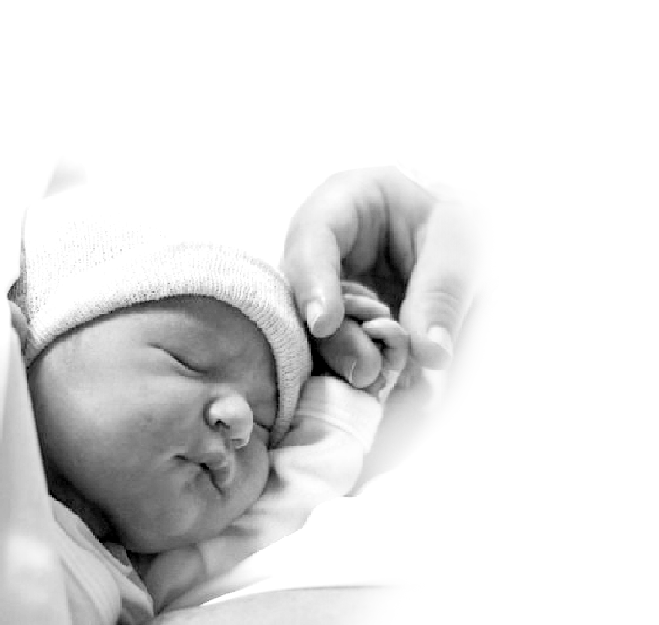
#> input picture works/portraits/tini/tini2.png, 659 x 625 px
$ python crossed-test.py   (older library calls are emulated)
#> lines starting #> are read from the running program, lines starting #| are printed output that depends on the picture
from blackstripes import crossed
from blackstripes import sketchy
from blackstripes import spiral
from PIL import Image


def levels_by_preview_name(name):
    return (100, 150, 200, 230)


def crop_by_preview_name(name):
    return name


# [195 lines left out: functions classic_small, sketchy_small, spiral_small, classic_large, sketchy_large, spiral_large and 4 more, not called in this run]


def classic_pen_a3_landscape(image_path, path, color):
    l1, l2, l3, l4 = levels_by_preview_name(image_path)
    selected_crop = crop_by_preview_name(image_path)

    im = Image.open(selected_crop)
    im = im.resize((1000, 572), Image.ANTIALIAS)
    im.save(selected_crop)

    crossed.draw(selected_crop,     # input
                 path,                   # output
                 2,                      # nibsize (line size in output svg)
                 color,                  # line color
                 0.34,                   # scaling factor
                 l1, l2, l3, l4,         # levels
                 2,                      # type
                 830, 550, 0.3            # signature transform
                 )


# [17 lines left out: function spiral_pen_a3_portrait, not called in this run]


def spiral_pen_a3_landscape(image_path, path, color):
    l1, l2, l3, l4 = levels_by_preview_name(image_path)
    selected_crop = crop_by_preview_name(image_path)

    im = Image.open(selected_crop)
    im = im.resize((1000, 572), Image.ANTIALIAS)
    im.save(selected_crop)

    spiral.draw(selected_crop,         # input
                path,                      # output
                2,                         # nibsize (line size in output svg)
                color,                     # line color
                0.34,                      # scaling factor
                l1, l2, l3, l4,            # levels
                2,                         # line spacing
                830, 550, 0.3               # signature transform
                )


def sketchy_pen_a3_portrait(image_path, path, color):

    im = Image.open(image_path)
    im = im.resize((668, 1000), Image.ANTIALIAS)
    im.save(image_path)

    sketchy.draw(image_path,            # input
                 path,                   # outputsketchy_pen_a3
                 2,                      # nibsize (line size in output svg)
                 100,                    # max line length
                 color,                  # line color
                 0.32,                   # scaling factor
                 # line size (internal line size for calculations)
                 1,
                 500, 975, 0.3           # signature transform
                 )


def sketchy_pen_a3_landscape(image_path, path, color):

    im = Image.open(image_path)
    im = im.resize((1000, 572), Image.ANTIALIAS)
    im.save(image_path)

    sketchy.draw(image_path,            # input
                 path,                   # outputsketchy_pen_a3
                 2,                      # nibsize (line size in output svg)
                 100,                    # max line length
                 color,                  # line color
                 0.34,                   # scaling factor
                 # line size (internal line size for calculations)
                 1,
                 830, 550, 0.3           # signature transform
                 )


def classic_pen_a3(image_path, path, color):
    l1, l2, l3, l4 = levels_by_preview_name(image_path)
    selected_crop = crop_by_preview_name(image_path)

    im = Image.open(selected_crop)
    im = im.resize((1000, 1000), Image.ANTIALIAS)
    im.save(selected_crop)

    crossed.draw(selected_crop,     # input
                 path,                   # output
                 3,                      # nibsize (line size in output svg)
                 color,                  # line color
                 0.21,                   # scaling factor
                 l1, l2, l3, l4,         # levels
                 1,                      # type
                 730, 970, 0.5          # signature transform
                 )


def spiral_pen_a3(image_path, path, color):
    l1, l2, l3, l4 = levels_by_preview_name(image_path)
    selected_crop = crop_by_preview_name(image_path)

    im = Image.open(selected_crop)
    im = im.resize((1000, 1000), Image.ANTIALIAS)
    im.save(selected_crop)

    spiral.draw(selected_crop,         # input
                path,                      # output
                3,                         # nibsize (line size in output svg)
                color,                     # line color
                0.21,                      # scaling factor
                l1, l2, l3, l4,            # levels
                2,                         # line spacing
                730, 970, 0.5               # signature transform
                )


def sketchy_pen_a3(image_path, path, color):

#> called with image_path = 'tini2.png', path = 'tini1.svg', color = '#ff0000'
    im = Image.open(image_path)
#> im is the input picture: PIL image 659x625 RGB; min 0, max 255, mean 224
    im = im.resize((1000, 1000), Image.ANTIALIAS)
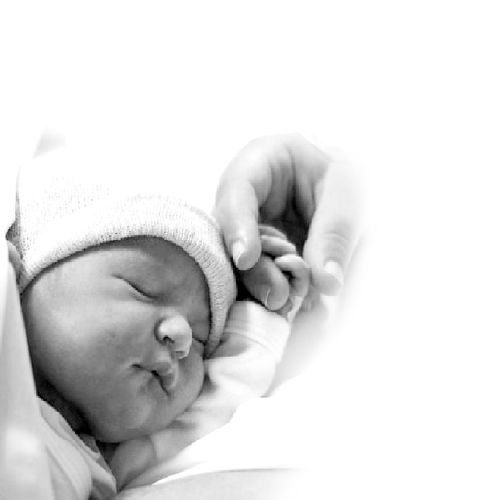
#> im: PIL image 1000x1000 RGB (shown at 1/2 size); min 0, max 255, mean 224
    im.save(image_path)

    sketchy.draw(image_path,            # input
                 path,                   # output
                 3,                      # nibsize (line size in output svg)
                 100,                    # max line length
                 color,                  # line color
                 0.21,                   # scaling factor
                 # line size (internal line size for calculations)
                 1,
                 730, 970, 0.5          # signature transform
                 )
#> (this line was passed over: blackstripes is not available in this run)


sketchy_pen_a3("tini2.png", "tini1.svg", "#ff0000")
spiral_pen_a3("tini2.png", "tini2.svg", "#ff0000")
classic_pen_a3("tini2.png", "tini3.svg", "#ff0000")

sketchy_pen_a3_landscape("tini2.png", "tini4.svg", "#ff0000")
#> in sketchy_pen_a3_landscape, `im = im.resize((1000, 572), Image.ANTIALIAS)`:
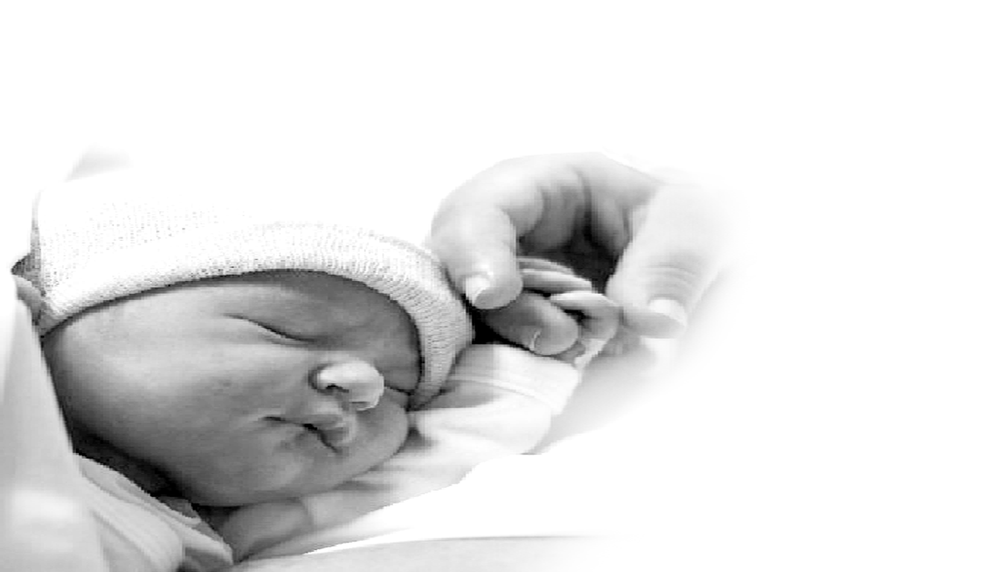
#> im: PIL image 1000x572 RGB; min 0, max 255, mean 224
spiral_pen_a3_landscape("tini2.png", "tini5.svg", "#ff0000")
classic_pen_a3_landscape("tini2.png", "tini6.svg", "#ff0000")

sketchy_pen_a3_portrait("tini2.png", "tini7.svg", "#ff0000")
#> in sketchy_pen_a3_portrait, `im = im.resize((668, 1000), Image.ANTIALIAS)`:
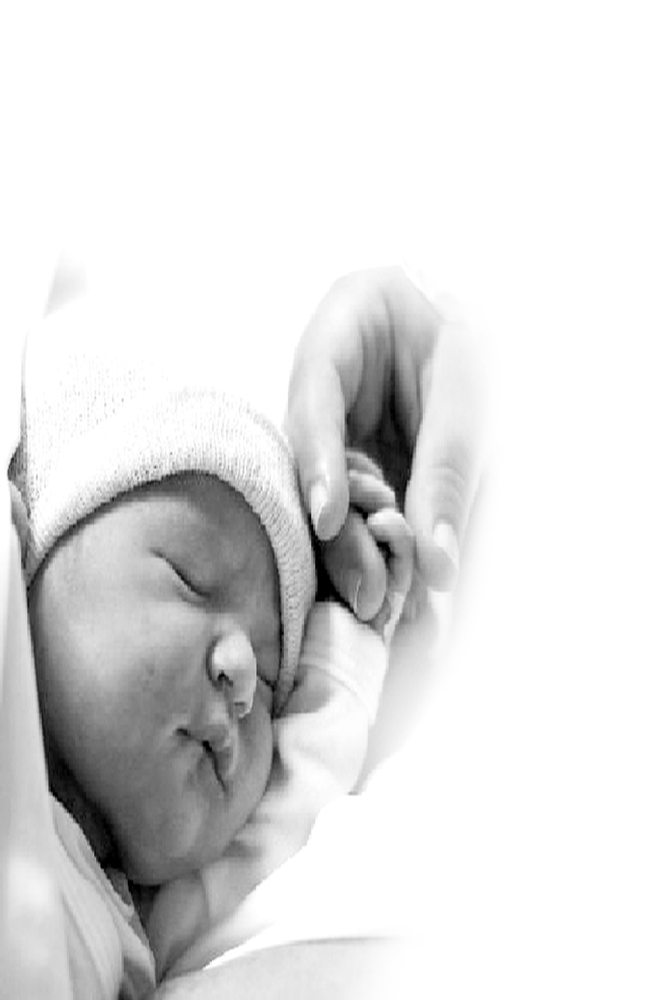
#> im: PIL image 668x1000 RGB; min 0, max 255, mean 224
#> (the run stopped early here; a loop or call above may not have finished)

$ run again, with works/portraits/tini/tini_spiral.svg.png copied over works/portraits/tini/tini2.png
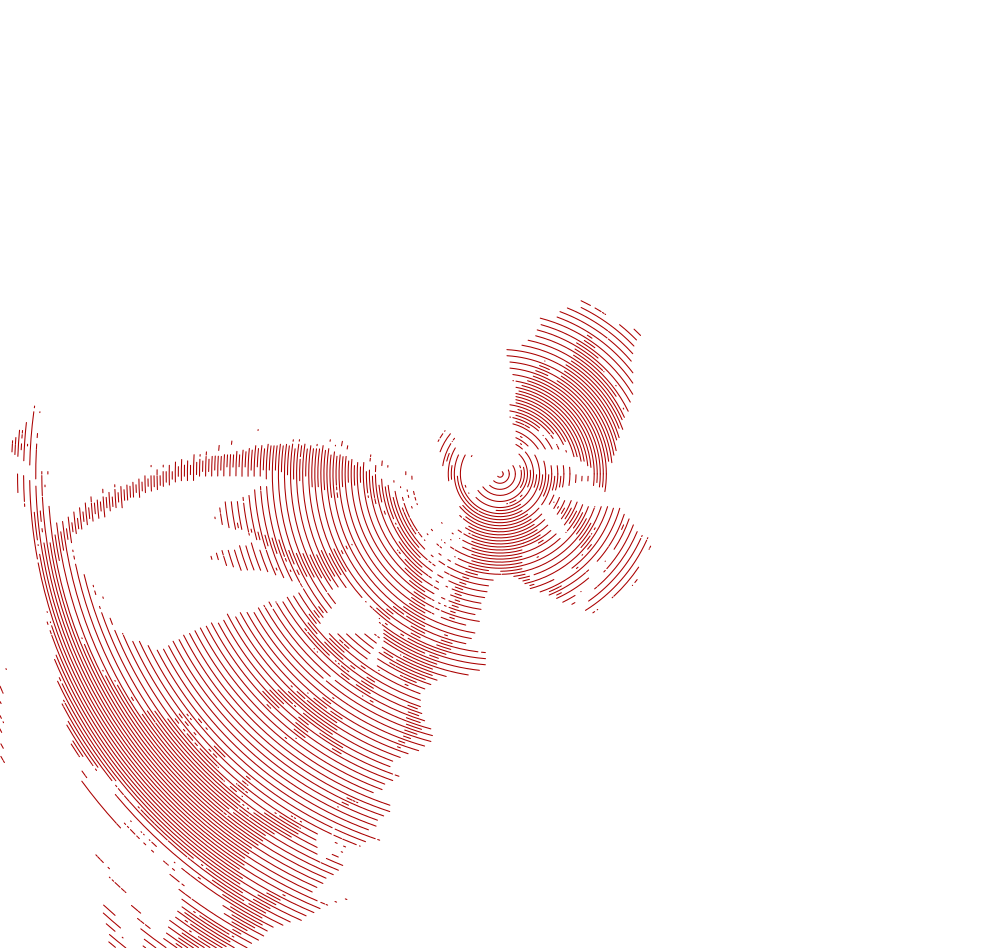
#> input picture works/portraits/tini/tini_spiral.svg.png, 1000 x 948 px
#> in sketchy_pen_a3, im is the input picture: PIL image 1000x948 RGB; mean R, G, B 251.5, 244.6, 244.6
#> in sketchy_pen_a3_landscape, `im = im.resize((1000, 572), Image.ANTIALIAS)`:
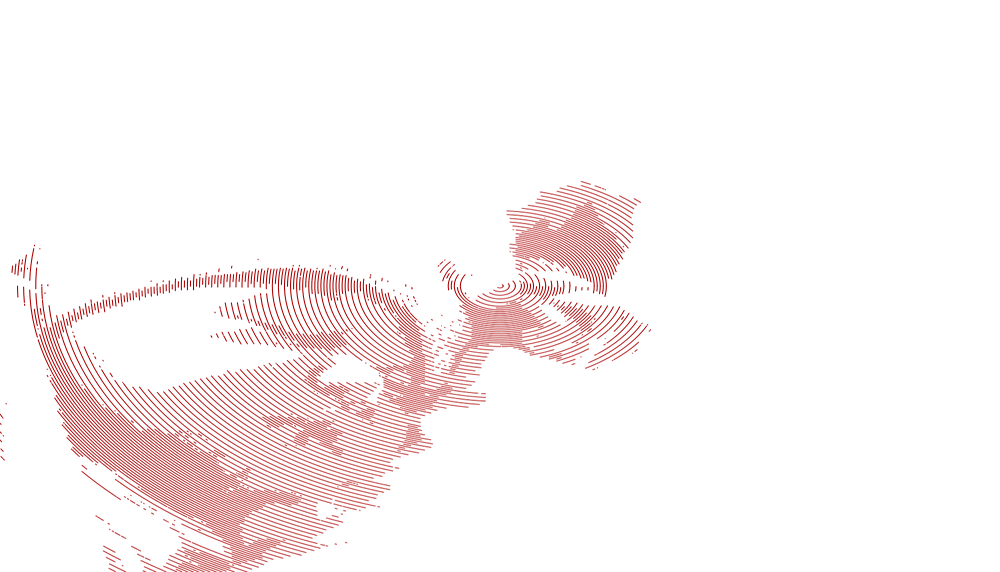
#> im: PIL image 1000x572 RGB; mean R, G, B 251.3, 243.9, 243.9
#> in sketchy_pen_a3_portrait, `im = im.resize((668, 1000), Image.ANTIALIAS)`:
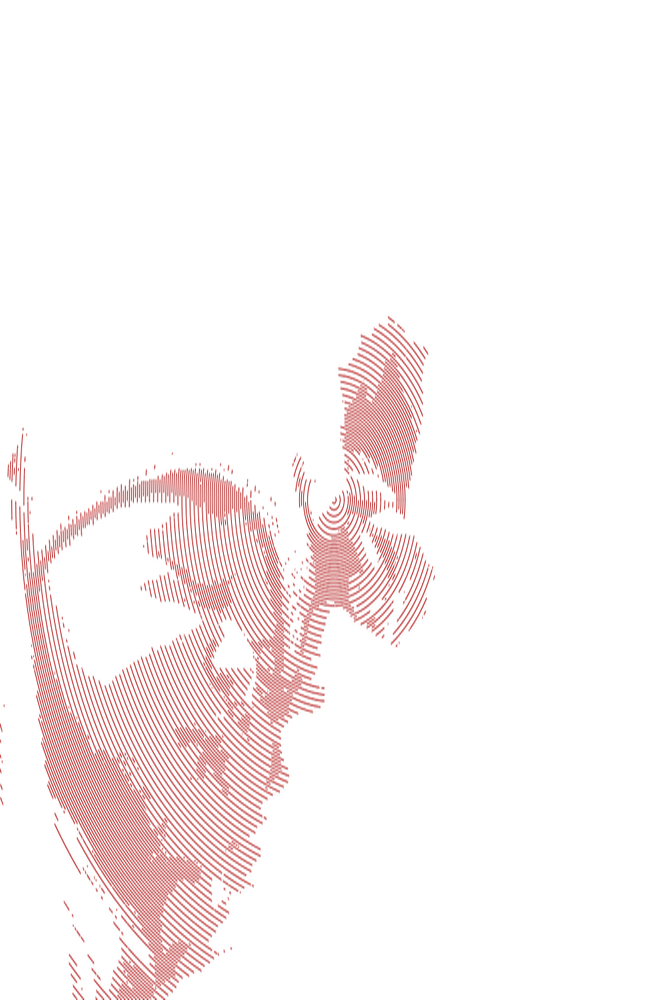
#> im: PIL image 668x1000 RGB; mean R, G, B 251.2, 243.5, 243.5
